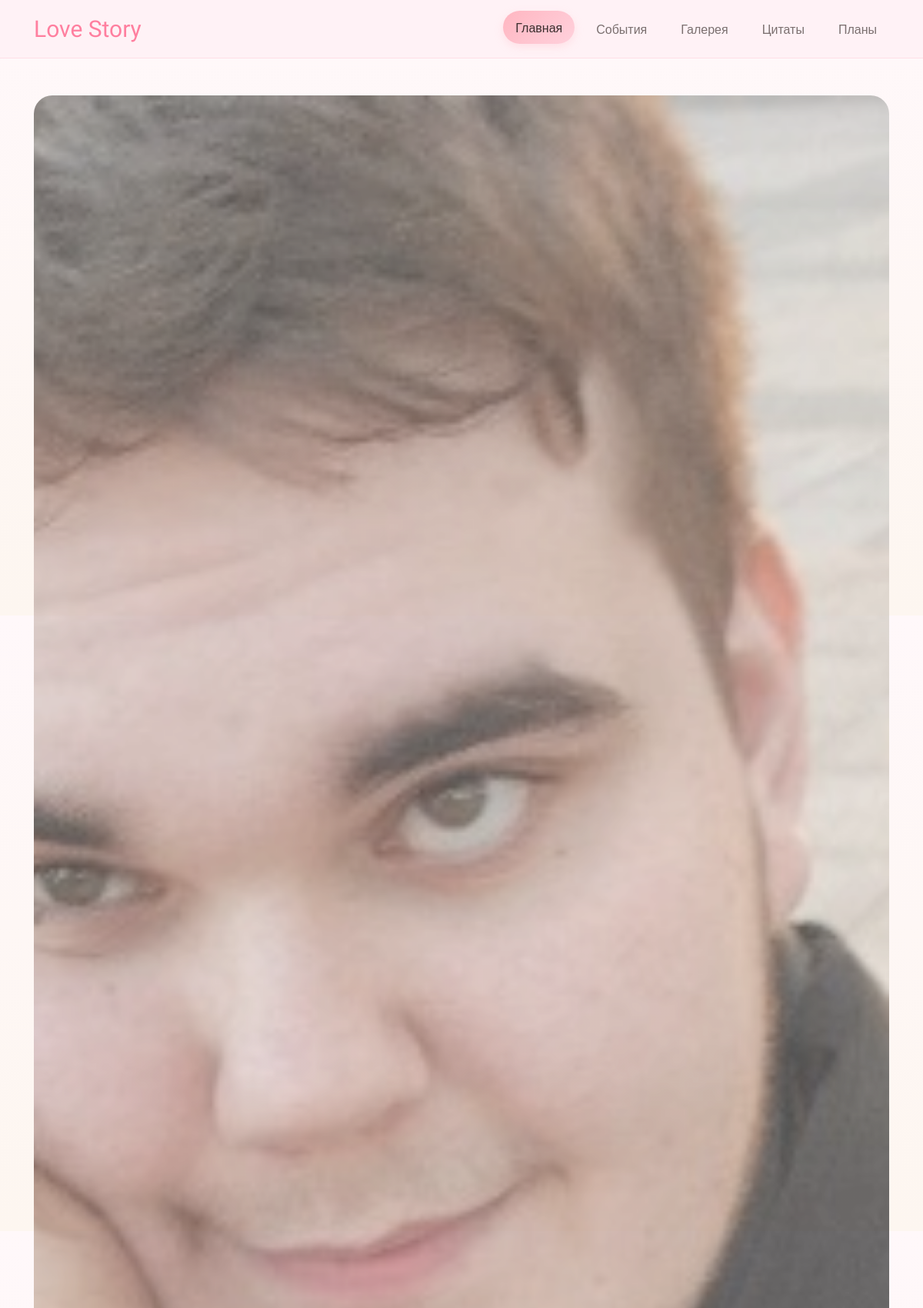
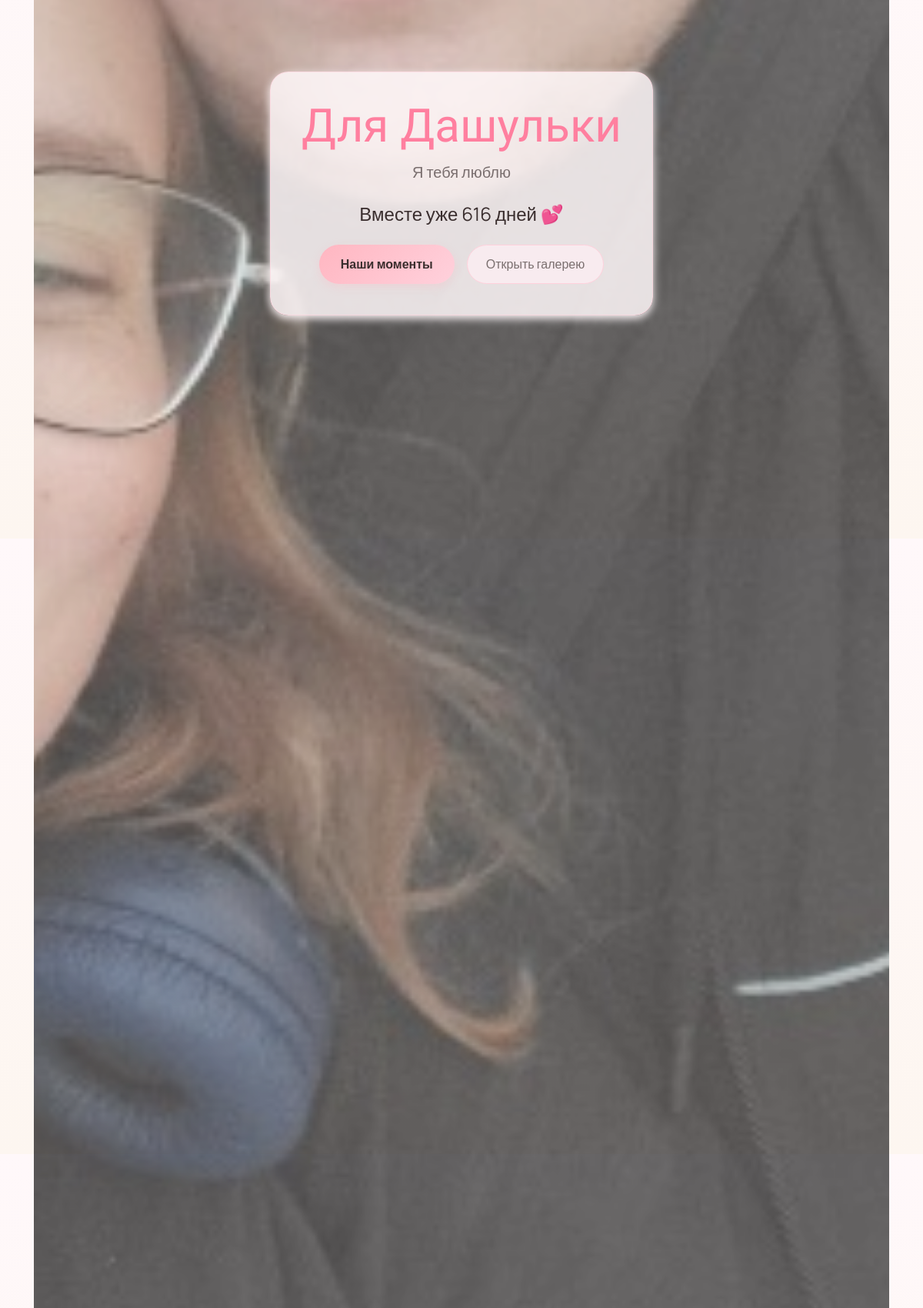
The page / (upper part) on the database its author committed (2 pictures, top to bottom).
### memories/models.py (models this page shows, shortened)
class MainInfo(models.Model):
    start_date = models.DateField("Дата знакомства")
    hero_title = models.CharField("Заголовок героя", max_length=150)
    hero_subtitle = models.CharField("Подзаголовок героя", max_length=255)
    hero_image = models.ImageField("Главное фото", upload_to="hero/", blank=True, null=True)
    class Meta:
        verbose_name = "Основная информация"
        verbose_name_plural = "Основная информация"

### memories/views.py (the view)
# urls.py: path("", views.index, name="index"),
def index(request: HttpRequest) -> HttpResponse:
    main_info = MainInfo.objects.first()
    days_together = None
    start_date = None
    if main_info and main_info.start_date:
        start_date = main_info.start_date
        today = timezone.localdate()
        days_together = (today - main_info.start_date).days
    context = {
        "main_info": main_info,
        "main": main_info,
        "days_together": days_together,
        "start_date": start_date,
        "events": Event.objects.all()[:3],
        "photos": Photo.objects.all()[:6],
    }
    return render(request, "memories/index.html", context)

### memories/templates/memories/index.html (shortened to what this page needs)
{% extends "memories/base.html" %}
{% block content %}
<section class="relative h-[70vh] md:h-[80vh] flex flex-col justify-center items-center text-center fade-up overflow-hidden rounded-romantic">
    {% if main %}
        {% if main.hero_image %}
        <img src="{{ main.hero_image.url }}" alt="Мы" class="absolute inset-0 object-cover w-full h-full opacity-70">
        {% else %}
        <div class="absolute inset-0 bg-[radial-gradient(circle_at_top,#FFF0F5,rgba(255,182,193,0.25))]"></div>
        {% endif %}
    {% else %}
    <div class="absolute inset-0 bg-[radial-gradient(circle_at_top,#FFF0F5,rgba(255,182,193,0.25))]"></div>
    {% endif %}
    <div class="relative z-10 max-w-2xl p-10 bg-[rgba(255,248,250,0.85)] rounded-romantic shadow-romantic border border-[#FFD1DC]/60">
        <h1 class="text-5xl md:text-6xl romantic-font mb-4">{{ main.hero_title|default:"Каждый день — наше маленькое чудо" }}</h1>
        <p class="text-lg md:text-xl text-[#7A6F6F]">{{ main.hero_subtitle|default:"Пусть эта страница хранит наши улыбки, поездки и мечты." }}</p>
        {% if main and main.start_date %}
        <p class="mt-6 text-2xl text-[#3A2E2E]">Вместе уже <span id="daysTogether" data-start-date="{{ main.start_date|date:'Y-m-d' }}">0</span> дней 💕</p>
        {% endif %}
        <div class="mt-6 flex flex-wrap justify-center gap-4">
            <a href="#timeline-preview" class="romantic-btn inline-flex items-center gap-2">Наши моменты</a>
            <a href="{% url 'memories:gallery' %}" class="px-6 py-3 rounded-full border border-[#FFD1DC] bg-[#FFF0F5]/70 text-[#7A6F6F] hover:bg-[#FFD1DC]/70 transition">Открыть галерею</a>
        </div>
    </div>
</section>
{% endblock %}

### memories/templates/memories/base.html (style rules this page uses)
html { scroll-behavior: smooth; }
body { font-family: 'Manrope', sans-serif; background: linear-gradient(180deg, #FFF8FA 0%, #FDF6F0 100%); color: #3A2E2E; min-height: 100vh; }
h1, h2, h3, .romantic-font { font-family: 'Dancing Script', cursive; color: #FF7F9F; }
.fade-up { opacity: 0; transform: translateY(20px); transition: all 0.8s ease; }
.fade-up.show { opacity: 1; transform: translateY(0); }
.page-transition { opacity: 0; transition: opacity 0.5s ease; }
.page-transition.ready { opacity: 1; }
.romantic-btn { background: linear-gradient(135deg, #FFB6C1 0%, #FFD1DC 100%); color: #3A2E2E; border-radius: 9999px; padding: 0.85rem 1.75rem; font-weight: 600; box-shadow: 0 4px 12px rgba(255,182,193,0.3); transition: transform 0.3s ease, box-shadow 0.3s ease; }

### rows shown on the page
MainInfo: hero_image (picture), hero_title "Для Дашульки", hero_subtitle "Я тебя люблю"
